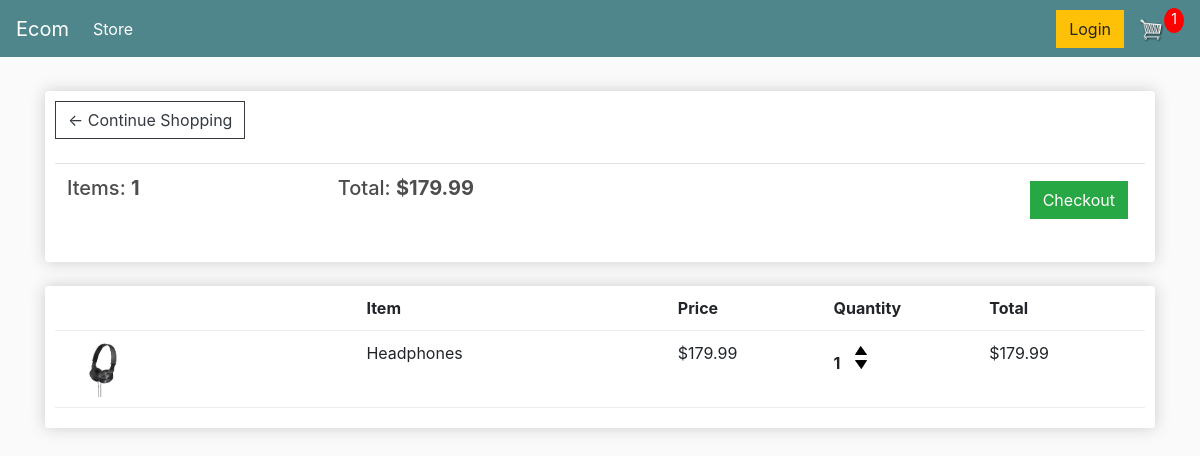
The app's page /cart/ (signed in) with its own data.
### store/models.py (models this page shows, shortened)
class Order(models.Model):
    customer = models.ForeignKey(Customer, on_delete=models.SET_NULL, blank=True,
                                 null=True)
    date_ordered = models.DateTimeField(auto_now_add=True)
    complete = models.BooleanField(default=False, null=True, blank=False)
    transaction_id = models.CharField(max_length=200, null=True)
    @property
    def get_cart_total(self):
        orderitems = self.orderitem_set.all()
        total = sum([item.get_total for item in orderitems])
        return total
    def get_cart_items(self):
        orderitems = self.orderitem_set.all()
        total = sum([item.quantity for item in orderitems])
        return total

class OrderItem(models.Model):
    product = models.ForeignKey(Product, on_delete=models.SET_NULL, blank=True,
                                 null=True)
    order = models.ForeignKey(Order, on_delete=models.SET_NULL, blank=True,
                                 null=True)
    quantity = models.IntegerField(default=0, null=True, blank=True)
    date_added = models.DateTimeField(auto_now_add=True)
    @property
    def get_total(self):
        total = self.product.price * self.quantity
        return total

class Product(models.Model):
    name = models.CharField(max_length=200, null=True)
    price = models.DecimalField(max_digits=7, decimal_places=2)
    digital = models.BooleanField(default=False, null=True, blank=False)
    image = models.ImageField(null=True, blank=True)
    @property
    def imageURL(self):
        try:
            url = self.image.url
        except:
            url = ''
        return url

### store/views.py (the view)
# urls.py: path('cart/', views.cart, name="cart"),
def cart(request):
	data = cartData(request)
	cartItems = data['cartItems']
	order = data['order']
	items = data['items']
	context = {'items':items, 'order':order, 'cartItems':cartItems}
	return render(request, 'store/cart.html', context)

### store/utils.py (called while the page is built)
def cartData(request):
	if request.user.is_authenticated:
		customer = request.user.customer
		order, created = Order.objects.get_or_create(customer=customer, complete=False)
		items = order.orderitem_set.all()
		cartItems = order.get_cart_items
	else:
		cookieData = cookieCart(request)
		cartItems = cookieData['cartItems']
		order = cookieData['order']
		items = cookieData['items']
	return {'cartItems':cartItems ,'order':order, 'items':items}

### store/templates/store/cart.html
{% extends 'store/main.html' %}
{% load static %}
{% block content %}
<div class="row">
    <div class="col-lg-12">
        <div class="box-element">
            <a  class="btn btn-outline-dark" href="{% url 'store' %}">&#x2190;
                Continue Shopping</a>
            <br>
            <br>
            <table class="table">
                <tr>
                    <th><h5>Items: <strong>{{order.get_cart_items}}</strong></h5></th>
                    <th><h5>Total: <strong>${{order.get_cart_total|floatformat:2}}</strong></h5></th>
                    <th>
                        <a style="float:right; margin:5px"
                        class="btn btn-success" href="{%url 'checkout' %}">
                        Checkout</a>
                    </th>
                </tr>
            </table>
        </div>
        <br>
        <div class="box-element">
            <div class="cart-row">
                <div style="flex:2"></div>
                <div style="flex:2"><strong>Item</strong></div>
                <div style="flex:1"><strong>Price</strong></div>
                <div style="flex:1"><strong>Quantity</strong></div>
                <div style="flex:1"><strong>Total</strong></div>
            </div>
            {% for item in items %}
                {% if item.product and item.quantity > 0 %}
                <div class="cart-row">
                    <div style="flex:2"><img class="row-image"
                        src="{{item.product.imageURL}}"></div>
                    <div style="flex:2"><p>{{item.product.name}}</p></div>
                    <div style="flex:1"><p>${{item.product.price|floatformat:2}}</p></div>
                    <div style="flex:1">
                        <p class="quantity">{{item.quantity}}</p>
                        <div class="quantity">
                            <img data-product="{{item.product.id}}" data-action="add"
                            class="chg-quantity update-cart"
                            src="{% static 'images/arrow-up.png' %}">
                            <img data-product="{{item.product.id}}" data-action="remove"
                            class="chg-quantity update-cart"
                            src="{% static 'images/arrow-down.png' %}">
                        </div>
                    </div>
                    <div style="flex:1"><p>${{item.get_total|floatformat:2}}</p></div>
                </div>
                {% endif %}
            {% endfor %}
        </div>
    </div>
</div>
{% endblock content %}

### store/templates/store/main.html (shortened to what this page needs)
<!DOCTYPE html>
{% load static %}
<html>
<head>
	<link rel="stylesheet" href="https://stackpath.bootstrapcdn.com/bootstrap/4.4.1/css/bootstrap.min.css">
	<link rel="stylesheet" type="text/css" href="{% static 'css/main.css' %}">
</head>
<body>
	<nav class="navbar navbar-expand-lg navbar-dark bg-dark">
	  <a class="navbar-brand" href="{% url 'store' %}">Ecom</a>
	  <div class="collapse navbar-collapse" id="navbarSupportedContent">
	    <ul class="navbar-nav mr-auto">
	      <li class="nav-item active">
	        <a class="nav-link" href="{% url 'store' %}">Store <span class="sr-only">(current)</span></a>
	      </li>
	    </ul>
	    <div class="form-inline my-2 my-lg-0">
	     	<a href="#"class="btn btn-warning">Login</a>
	     	<a href="{% url 'cart' %}">
	    		<img  id="cart-icon" src="{% static 'images/cart.png' %}">
	    	</a>
	    	<p id="cart-total">{{cartItems}}</p>
	    </div>
	  </div>
	</nav>
     <div class="container">
            <br>
            {% block content %}
            {% endblock content %}
         </div>
</body>
</html>

### static/css/main.css (style rules this page uses)
body { background-color: hsl(0, 0%, 98%); }
h1,h2,h3,h4,h5,h6 { color:hsl(0, 0%, 30%); }
.box-element { box-shadow:hsl(0, 0%, 80%) 0 0 16px; background-color: #fff; border-radius: 4px; padding: 10px; }
.bg-dark { background-color: #4f868c!important; }
#cart-icon { width:25px; display: inline-block; margin-left: 15px; }
#cart-total { display: block; text-align: center; color:#fff; background-color: red; width: 20px; height: 25px; border-radius: 50%; font-size: 14px; }
.col-lg-4, .col-lg-6, .col-lg-8, .col-lg-12 { margin-top: 10px; }
.btn { border-radius: 0; }
.row-image { width: 100px; }
.cart-row { display: flex; align-items: flex-stretch; padding-bottom: 10px; margin-bottom: 10px; border-bottom: 1px solid #ececec; }
.quantity { display: inline-block; font-weight: 700; padding-right:10px; }
.chg-quantity { width: 12px; cursor: pointer; display: block; margin-top: 5px; transition:.1s; }

### records on screen
Order: id.quantity "1", get_cart_items "1", get_cart_total "179.99"
OrderItem: product.imageURL (picture), product.name "Headphones", product.price "179.99", quantity "1", get_total "179.99"
